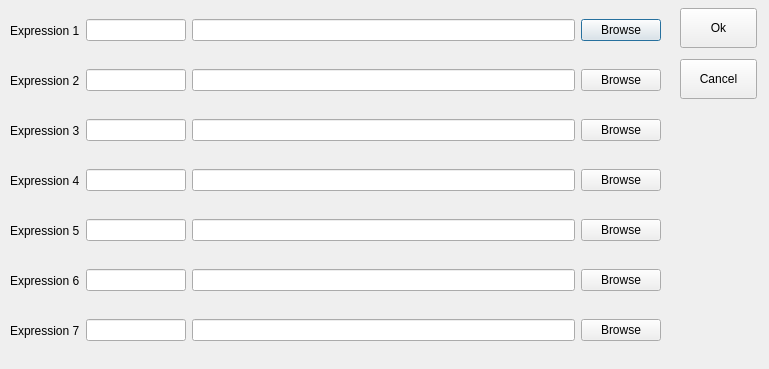
<?xml version="1.0" encoding="UTF-8"?>
<ui version="4.0">
 <class>exprPathSettings</class>
 <widget class="QDialog" name="exprPathSettings">
  <property name="geometry">
   <rect>
    <x>0</x>
    <y>0</y>
    <width>769</width>
    <height>369</height>
   </rect>
  </property>
  <property name="windowTitle">
   <string>Set Expression Names and Paths</string>
  </property>
  <widget class="QWidget" name="horizontalLayoutWidget">
   <property name="geometry">
    <rect>
     <x>10</x>
     <y>10</y>
     <width>651</width>
     <height>41</height>
    </rect>
   </property>
   <layout class="QHBoxLayout" name="horizontalLayout">
    <item>
     <widget class="QLabel" name="expr1Label">
      <property name="text">
       <string>Expression 1</string>
      </property>
     </widget>
    </item>
    <item>
     <widget class="QLineEdit" name="expr1Name">
      <property name="maximumSize">
       <size>
        <width>100</width>
        <height>16777215</height>
       </size>
      </property>
     </widget>
    </item>
    <item>
     <widget class="QLineEdit" name="expr1Path"/>
    </item>
    <item>
     <widget class="QPushButton" name="browse1">
      <property name="text">
       <string>Browse</string>
      </property>
     </widget>
    </item>
   </layout>
  </widget>
  <widget class="QWidget" name="horizontalLayoutWidget_2">
   <property name="geometry">
    <rect>
     <x>10</x>
     <y>60</y>
     <width>651</width>
     <height>41</height>
    </rect>
   </property>
   <layout class="QHBoxLayout" name="horizontalLayout_2">
    <item>
     <widget class="QLabel" name="expr2Label">
      <property name="text">
       <string>Expression 2</string>
      </property>
     </widget>
    </item>
    <item>
     <widget class="QLineEdit" name="expr2Name">
      <property name="maximumSize">
       <size>
        <width>100</width>
        <height>16777215</height>
       </size>
      </property>
     </widget>
    </item>
    <item>
     <widget class="QLineEdit" name="expr2Path"/>
    </item>
    <item>
     <widget class="QPushButton" name="browse2">
      <property name="text">
       <string>Browse</string>
      </property>
     </widget>
    </item>
   </layout>
  </widget>
  <widget class="QWidget" name="horizontalLayoutWidget_3">
   <property name="geometry">
    <rect>
     <x>10</x>
     <y>110</y>
     <width>651</width>
     <height>41</height>
    </rect>
   </property>
   <layout class="QHBoxLayout" name="horizontalLayout_3">
    <item>
     <widget class="QLabel" name="expr3Label">
      <property name="text">
       <string>Expression 3</string>
      </property>
     </widget>
    </item>
    <item>
     <widget class="QLineEdit" name="expr3Name">
      <property name="maximumSize">
       <size>
        <width>100</width>
        <height>16777215</height>
       </size>
      </property>
     </widget>
    </item>
    <item>
     <widget class="QLineEdit" name="expr3Path"/>
    </item>
    <item>
     <widget class="QPushButton" name="browse3">
      <property name="text">
       <string>Browse</string>
      </property>
     </widget>
    </item>
   </layout>
  </widget>
  <widget class="QWidget" name="horizontalLayoutWidget_4">
   <property name="geometry">
    <rect>
     <x>10</x>
     <y>160</y>
     <width>651</width>
     <height>41</height>
    </rect>
   </property>
   <layout class="QHBoxLayout" name="horizontalLayout_4">
    <item>
     <widget class="QLabel" name="expr4Label">
      <property name="text">
       <string>Expression 4</string>
      </property>
     </widget>
    </item>
    <item>
     <widget class="QLineEdit" name="expr4Name">
      <property name="maximumSize">
       <size>
        <width>100</width>
        <height>16777215</height>
       </size>
      </property>
     </widget>
    </item>
    <item>
     <widget class="QLineEdit" name="expr4Path"/>
    </item>
    <item>
     <widget class="QPushButton" name="browse4">
      <property name="text">
       <string>Browse</string>
      </property>
     </widget>
    </item>
   </layout>
  </widget>
  <widget class="QWidget" name="horizontalLayoutWidget_5">
   <property name="geometry">
    <rect>
     <x>10</x>
     <y>210</y>
     <width>651</width>
     <height>41</height>
    </rect>
   </property>
   <layout class="QHBoxLayout" name="horizontalLayout_5">
    <item>
     <widget class="QLabel" name="expr5Label">
      <property name="text">
       <string>Expression 5</string>
      </property>
     </widget>
    </item>
    <item>
     <widget class="QLineEdit" name="expr5Name">
      <property name="maximumSize">
       <size>
        <width>100</width>
        <height>16777215</height>
       </size>
      </property>
     </widget>
    </item>
    <item>
     <widget class="QLineEdit" name="expr5Path"/>
    </item>
    <item>
     <widget class="QPushButton" name="browse5">
      <property name="text">
       <string>Browse</string>
      </property>
     </widget>
    </item>
   </layout>
  </widget>
  <widget class="QWidget" name="horizontalLayoutWidget_6">
   <property name="geometry">
    <rect>
     <x>10</x>
     <y>260</y>
     <width>651</width>
     <height>41</height>
    </rect>
   </property>
   <layout class="QHBoxLayout" name="horizontalLayout_6">
    <item>
     <widget class="QLabel" name="expr6Label">
      <property name="text">
       <string>Expression 6</string>
      </property>
     </widget>
    </item>
    <item>
     <widget class="QLineEdit" name="expr6Name">
      <property name="maximumSize">
       <size>
        <width>100</width>
        <height>16777215</height>
       </size>
      </property>
     </widget>
    </item>
    <item>
     <widget class="QLineEdit" name="expr6Path"/>
    </item>
    <item>
     <widget class="QPushButton" name="browse6">
      <property name="text">
       <string>Browse</string>
      </property>
     </widget>
    </item>
   </layout>
  </widget>
  <widget class="QWidget" name="horizontalLayoutWidget_8">
   <property name="geometry">
    <rect>
     <x>10</x>
     <y>310</y>
     <width>651</width>
     <height>41</height>
    </rect>
   </property>
   <layout class="QHBoxLayout" name="horizontalLayout_8">
    <item>
     <widget class="QLabel" name="expr7Label">
      <property name="text">
       <string>Expression 7</string>
      </property>
     </widget>
    </item>
    <item>
     <widget class="QLineEdit" name="expr7Name">
      <property name="maximumSize">
       <size>
        <width>100</width>
        <height>16777215</height>
       </size>
      </property>
     </widget>
    </item>
    <item>
     <widget class="QLineEdit" name="expr7Path"/>
    </item>
    <item>
     <widget class="QPushButton" name="browse7">
      <property name="text">
       <string>Browse</string>
      </property>
     </widget>
    </item>
   </layout>
  </widget>
  <widget class="QWidget" name="verticalLayoutWidget">
   <property name="geometry">
    <rect>
     <x>680</x>
     <y>3</y>
     <width>77</width>
     <height>101</height>
    </rect>
   </property>
   <layout class="QVBoxLayout" name="verticalLayout">
    <item>
     <widget class="QPushButton" name="okButton">
      <property name="maximumSize">
       <size>
        <width>16777215</width>
        <height>40</height>
       </size>
      </property>
      <property name="text">
       <string>Ok</string>
      </property>
     </widget>
    </item>
    <item>
     <widget class="QPushButton" name="cancelButton">
      <property name="maximumSize">
       <size>
        <width>16777215</width>
        <height>40</height>
       </size>
      </property>
      <property name="text">
       <string>Cancel</string>
      </property>
     </widget>
    </item>
   </layout>
  </widget>
 </widget>
 <resources/>
 <connections/>
</ui>
